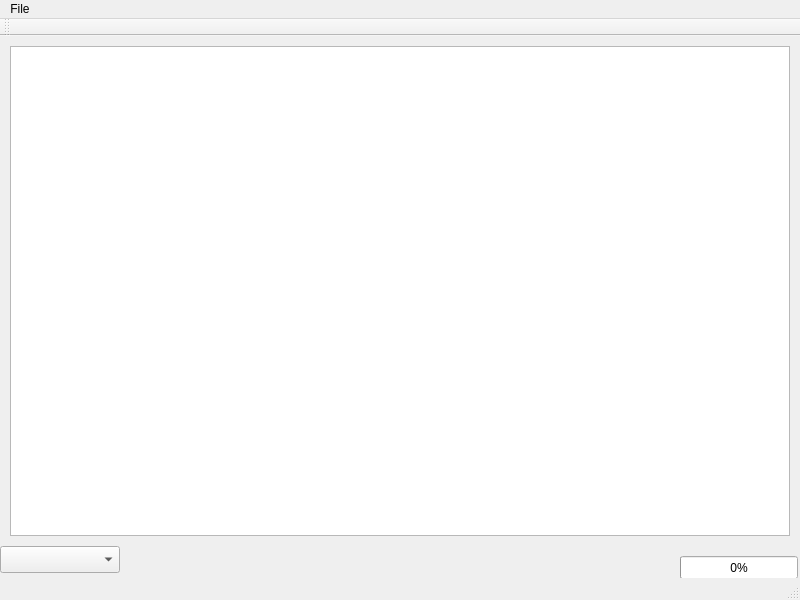
<?xml version="1.0" encoding="UTF-8"?>
<ui version="4.0">
 <class>MainWindow</class>
 <widget class="QMainWindow" name="MainWindow">
  <property name="geometry">
   <rect>
    <x>0</x>
    <y>0</y>
    <width>800</width>
    <height>600</height>
   </rect>
  </property>
  <property name="windowTitle">
   <string>Seismic Demo</string>
  </property>
  <widget class="QWidget" name="centralWidget">
   <widget class="QGraphicsView" name="graphicsView">
    <property name="geometry">
     <rect>
      <x>10</x>
      <y>10</y>
      <width>780</width>
      <height>490</height>
     </rect>
    </property>
   </widget>
   <widget class="QComboBox" name="channelSetComboBox">
    <property name="geometry">
     <rect>
      <x>0</x>
      <y>510</y>
      <width>120</width>
      <height>27</height>
     </rect>
    </property>
   </widget>
   <widget class="QProgressBar" name="progressBar">
    <property name="geometry">
     <rect>
      <x>680</x>
      <y>520</y>
      <width>118</width>
      <height>23</height>
     </rect>
    </property>
    <property name="value">
     <number>0</number>
    </property>
   </widget>
  </widget>
  <widget class="QMenuBar" name="menuBar">
   <property name="geometry">
    <rect>
     <x>0</x>
     <y>0</y>
     <width>800</width>
     <height>20</height>
    </rect>
   </property>
   <widget class="QMenu" name="menuFile">
    <property name="title">
     <string>File</string>
    </property>
    <addaction name="actionOpen"/>
   </widget>
   <addaction name="menuFile"/>
  </widget>
  <widget class="QToolBar" name="mainToolBar">
   <attribute name="toolBarArea">
    <enum>TopToolBarArea</enum>
   </attribute>
   <attribute name="toolBarBreak">
    <bool>false</bool>
   </attribute>
  </widget>
  <widget class="QStatusBar" name="statusBar"/>
  <action name="actionOpen">
   <property name="text">
    <string>Open</string>
   </property>
  </action>
 </widget>
 <layoutdefault spacing="6" margin="11"/>
 <resources/>
 <connections/>
</ui>
